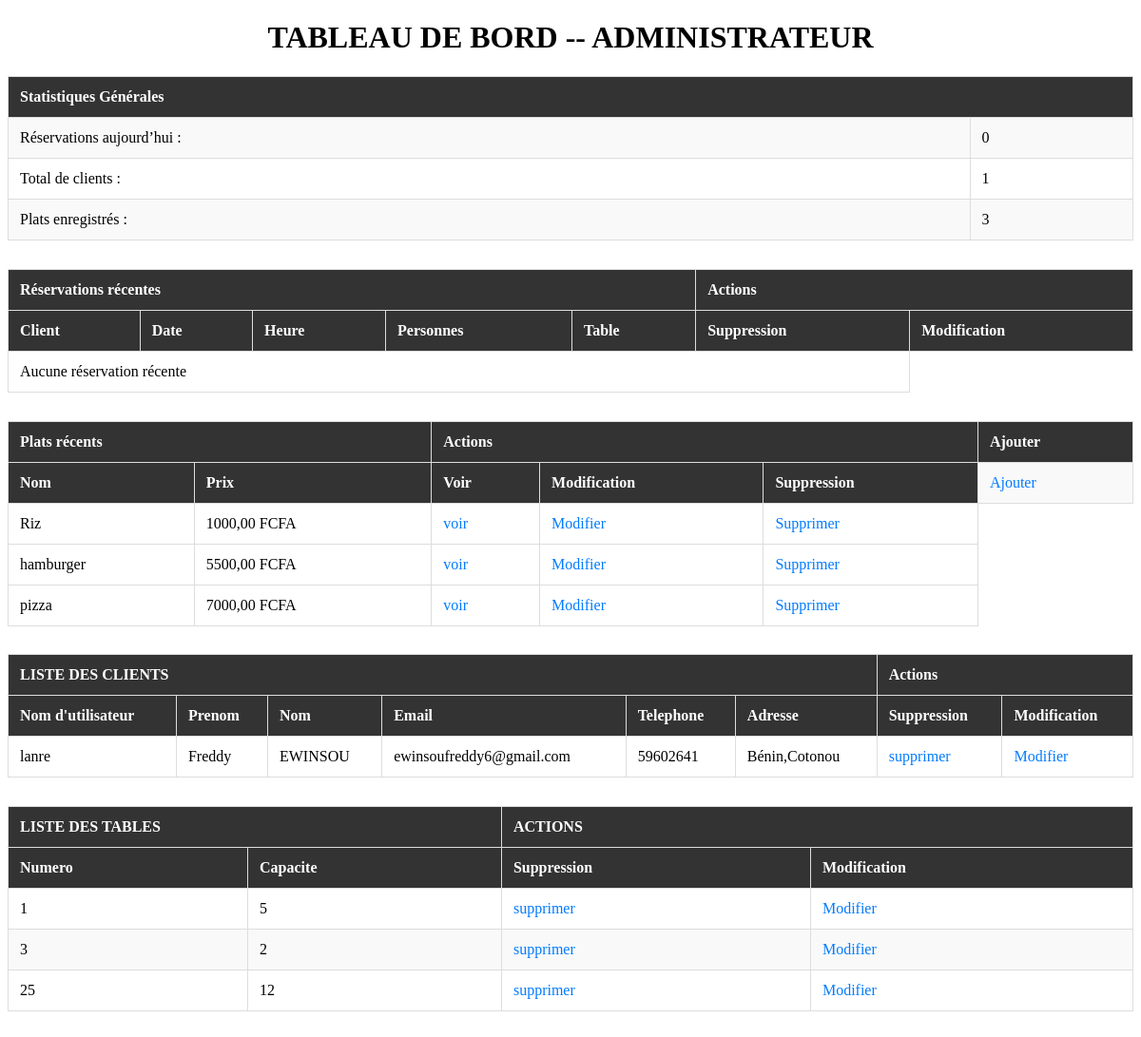
The page /dashboard/ (signed in) on the database its author committed.
### sdr_app/models.py (models this page shows, shortened)
class Plat(models.Model):
    CATEGORIES = [
        ('entree','Entrée'),
        ('plat','plat principal'),
        ('dessert','Dessert')
        ]
    nom = models.CharField(max_length = 100)
    description = models.TextField(default="")
    prix = models.DecimalField(max_digits=6,decimal_places=2)
    categories = models.CharField(max_length=10,choices=CATEGORIES)
    image = models.ImageField(upload_to='images',blank=True,null=True)

class Client(models.Model):
    role_choice = [
        ('client','Client'),
        ('admin','administrateur'),
    ]
    role = models.CharField(max_length=10, choices=role_choice,default='client')
    user = models.OneToOneField(User,on_delete=models.CASCADE,related_name='client')
    telephone = models.CharField(max_length=15,default="")
    adresse = models.TextField(blank=True,null=True)

class Table(models.Model):
    numero = models.PositiveIntegerField(default=1,unique=True)
    capacite = models.PositiveIntegerField(default=True)
    disponible = models.BooleanField(default=True)

### sdr_app/views.py (the view)
# urls.py: path('dashboard/', dashboard_admin, name='dashboard'),
@login_required
@user_passes_test(is_admin)
def dashboard_admin(request):
    total_reservations_today = reservation.objects.filter(date=timezone.localdate()).count()
    total_clients = Client.objects.count()
    total_plats = Plat.objects.count()
    reservations_recentes = reservation.objects.order_by('-date', '-heure')[:5]
    liste_client = Client.objects.all()
    liste_table = Table.objects.all()
    liste_reservations = reservation.objects.all()
    plats_populaires = Plat.objects.all()[:5]  # à adapter selon ton système
    return render(request, 'dashboard.html', {
        'total_reservations_today': total_reservations_today,
        'total_clients': total_clients,
        'total_plats': total_plats,
        'reservations_recentes': reservations_recentes,
        'plats_populaires': plats_populaires,
        'liste_client':liste_client,
        'liste_table':liste_table,
        'liste_reservations':liste_reservations
    })

### sdr_app/views.py (called while the page is built)
def is_admin(user):
    return user.is_superuser or user.is_staff or (hasattr(user, 'client') and user.client.role == 'admin')

### templats/dashboard.html (shortened to what this page needs)
<!DOCTYPE html>
<html lang="en">
<head>
</head>
<body>
    <center><h1>TABLEAU DE BORD -- ADMINISTRATEUR</h1></center>
    <table>
        <tr><th colspan="2">Statistiques Générales</th></tr>
        <tr><td>Réservations aujourd’hui :</td><td>{{ total_reservations_today }}</td></tr>
        <tr><td>Total de clients :</td><td>{{ total_clients }}</td></tr>
        <tr><td>Plats enregistrés :</td><td>{{ total_plats }}</td></tr>
    </table>
    <table>
        <tr>
            <th colspan="5">Réservations récentes</th>
            <th colspan="2">Actions</th>
        </tr>
        <tr>
            <th>Client</th>
            <th>Date</th>
            <th>Heure</th>
            <th>Personnes</th>
            <th>Table</th>
            <th>Suppression</th>
            <th>Modification</th>
        </tr>
        {% for r in reservations_recentes %}
        <tr>
            <td>{{ r.client.user.username }}</td>
            <td>{{ r.date }}</td>
            <td>{{ r.heure }}</td>
            <td>{{ r.nombre_personne }}</td>
            <td>{{ r.table.numero }}</td>
             <td><a href="{% url 'reservation-delete' r.id %}">supprimer</a></td>
            <td><a href="{% url 'reservation-update' r.id %}">Modifier</a></td>
        </tr>
        {% empty %}
        <tr><td colspan="6">Aucune réservation récente</td></tr>
        {% endfor %}
    </table>
    <table>
        <tr>
            <th colspan="2">Plats récents</th>
            <th colspan="3">Actions</th>
            <th>Ajouter</th>
        </tr>
        <tr>
            <th>Nom</th>
            <th>Prix</th>
            <th>Voir</th>
            <th>Modification</th>
            <th>Suppression</th>
            <td><a href="{% url 'plat-create' %}">Ajouter</a></td>
        </tr>
        {% for plat in plats_populaires %}
        <tr>
            <td>{{ plat.nom }}</td>
            <td>{{ plat.prix }} FCFA</td>
            <td><a href="{% url 'plat-detail' plat.id %}">voir</a></td>
            <td><a href="{% url 'plat-update' plat.id %}">Modifier</a></td>
            <td><a href="{% url 'plat-delete' plat.id %}">Supprimer</a></td>
        </tr>
        {% empty %}
        <tr><td colspan="3">Aucun plat enregistré</td></tr>
        {% endfor %}
    </table>
    <table>
        <tr>
            <th colspan="6">LISTE DES CLIENTS</th>
            <th colspan="6">Actions</th>
        </tr>
       <tr>
            <th>Nom d'utilisateur</th>
            <th>Prenom</th>
            <th>Nom</th>
            <th>Email</th>
            <th>Telephone</th>
            <th>Adresse</th>
            <th>Suppression</th>
            <th>Modification</th>
        </tr>
        {% for client in liste_client %}
        <tr>
            <td>{{ client.user.username }}</td>
            <td>{{ client.user.first_name }}</td>
            <td>{{ client.user.last_name }}</td>
            <td>{{ client.user.email }}</td>
            <td>{{ client.telephone }}</td>
            <td>{{ client.adresse }}</td>
            <td><a href="{% url 'client-delete' client.id %}">supprimer</a></td>
            <td><a href="{% url 'client-update' client.id %}">Modifier</a></td>
        </tr>
        {% empty %}
        <tr><td colspan="6">Aucun client pour le moment</td></tr>
        {% endfor %}
    </table>
    <table>
        <tr>
            <th colspan="2">LISTE DES TABLES</th>
            <th colspan="2">ACTIONS</th>
        </tr>
       <tr>
            <th>Numero</th>
            <th>Capacite</th>
            <th>Suppression</th>
            <th>Modification</th>
        </tr>
        {% for table in liste_table %}
        <tr>
            <td>{{ table.numero }}</td>
            <td>{{ table.capacite }}</td>
            <td><a href="{% url 'table-delete' table.id %}">supprimer</a></td>
            <td><a href="{% url 'table-update' table.id %}">Modifier</a></td>
        </tr>
        {% empty %}
        <tr><td colspan="6">Aucun client pour le moment</td></tr>
        {% endfor %}
    </table>
</body>
</html>

### templats/dashboard.html (style rules this page uses)
table { width: 100%; border-collapse: collapse; margin-bottom: 30px; }
th, td { border: 1px solid #ddd; padding: 12px; text-align: left; }
th { background-color: #333; color: white; }
tr:nth-child(even) { background-color: #f9f9f9; }
a { color: #007BFF; text-decoration: none; }

### rows shown on the page
Plat: nom "Riz", prix "1000,00"
Plat: nom "hamburger", prix "5500,00"
Plat: nom "pizza", prix "7000,00"
Client: user.username "lanre", user.first_name "Freddy", user.last_name "EWINSOU", user.email "ewinsoufreddy6@gmail.com", telephone "59602641", adresse "Bénin,Cotonou"
Table: numero "1", capacite "5"
Table: numero "3", capacite "2"
Table: numero "25", capacite "12"

### other values the page prints
{{ total_reservations_today }} "0"
{{ total_clients }} "1"
{{ total_plats }} "3"
